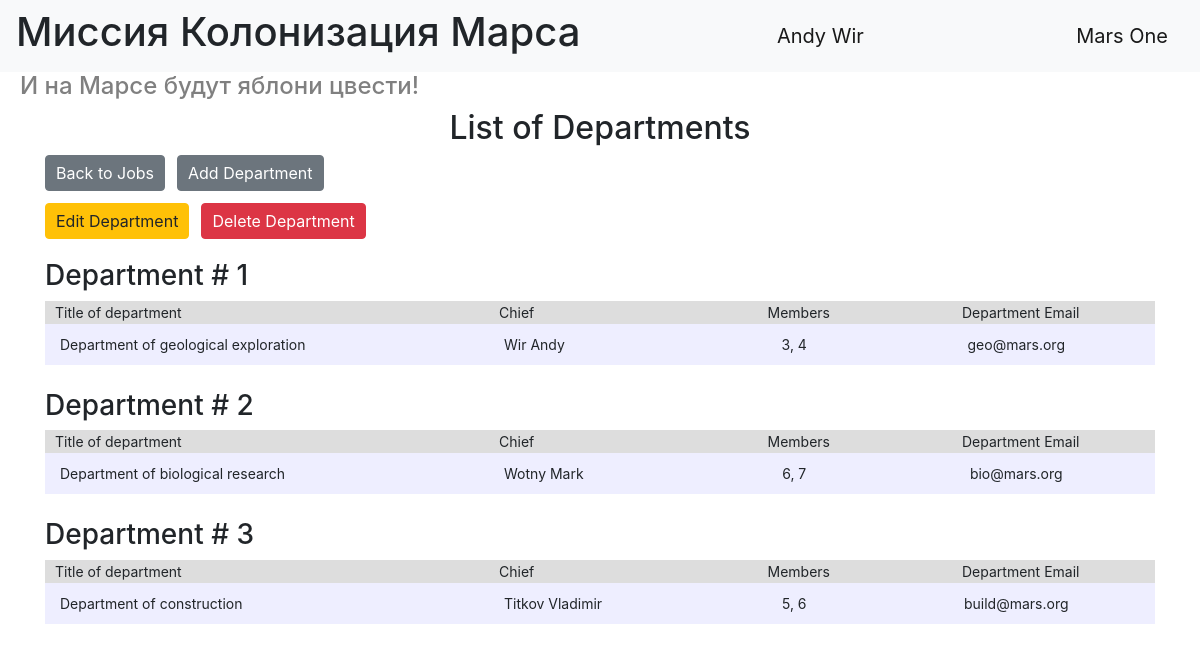
The page /departments (signed in) on the database its author committed.
### data/users.py (models this page shows, shortened)
class User(SqlAlchemyBase, UserMixin):
    __tablename__ = 'users'
    id = sqlalchemy.Column(sqlalchemy.Integer,
                           primary_key=True, autoincrement=True)
    surname = sqlalchemy.Column(sqlalchemy.String, nullable=True)
    name = sqlalchemy.Column(sqlalchemy.String, nullable=True)
    age = sqlalchemy.Column(sqlalchemy.Integer, nullable=True)
    position = sqlalchemy.Column(sqlalchemy.String, nullable=True)
    speciality = sqlalchemy.Column(sqlalchemy.String, nullable=True)
    address = sqlalchemy.Column(sqlalchemy.String, nullable=True)
    email = sqlalchemy.Column(sqlalchemy.String,
                              index=True, unique=True, nullable=True)
    hashed_password = sqlalchemy.Column(sqlalchemy.String, nullable=True)
    modified_date = sqlalchemy.Column(sqlalchemy.DateTime,
                                      default=datetime.datetime.now)
    jobs = orm.relationship("Jobs", back_populates='user')
    departments = orm.relationship("Department", secondary='association', back_populates='users')

### data/departments.py (models this page shows)
class Department(SqlAlchemyBase):
    __tablename__ = 'department'
    id = sqlalchemy.Column(sqlalchemy.Integer,
                           primary_key=True, autoincrement=True)
    title = sqlalchemy.Column(sqlalchemy.String, nullable=True, unique=True)
    chief = sqlalchemy.Column(sqlalchemy.Integer, sqlalchemy.ForeignKey("users.id"), nullable=True)
    members = sqlalchemy.Column(sqlalchemy.String, nullable=True)
    email = sqlalchemy.Column(sqlalchemy.String,
                              index=True, unique=True, nullable=True)
    users = orm.relationship("User",
                             secondary=association_table,
                             back_populates="departments")
    chief_user = orm.relationship("User", foreign_keys=[chief])

### main.py (the view)
@app.route("/departments")
def departments():
    deps = db_sess.query(Department).order_by(Department.id).all()
    numbered_deps = list(enumerate(deps, start=1))
    return render_template("departments.html", title='List of Departments', deps=numbered_deps)

### main.py (called while the page is built)
@login_manager.user_loader
def load_user(user_id):
    return db_sess.query(User).get(user_id)

### templates/departments.html (shortened to what this page needs)
{% extends "base.html" %}
{% block content %}
<h2 style="text-align: center">List of Departments</h2>
<div style="margin-bottom: 20px;">
    {% if current_user.is_authenticated %}
    <div style="margin-bottom: 12px;">
        <div style="display: flex; gap: 12px;">
            <a href="/" class="btn btn-secondary" style="padding: 5px 10px; display: inline-block;">Back to
                Jobs</a>
            <a href="adddepartment" class="btn btn-secondary" style="padding: 5px 10px; display: inline-block;">Add
                Department</a>
        </div>
    </div>
    {% endif %}
    {% for index, dep in deps %}
    {% if current_user.is_authenticated and (current_user.id == dep.chief or current_user.id == 1) %}
    <div style="margin-bottom: 12px;">
        <div style="display: flex; gap: 12px;">
            <a href="/editdepartment/{{ dep.id }}" class="btn btn-warning"
               style="padding: 5px 10px; display: inline-block;">Edit
                Department</a>
            <a href="/deletedepartment/{{ dep.id }}" class="btn btn-danger"
               style="padding: 5px 10px; display: inline-block;">Delete
                Department</a>
        </div>
    </div>
    {% endif %}
</div>
<div>
    <h3 style="text-align: left">Department # {{ index }}</h3>
    <table>
        <colgroup>
            <col style="width: 40%;">
            <col style="width: 20%;">
            <col style="width: 15%">
            <col style="width: 25%">
            <col style="width: 15%">
        </colgroup>
        <tr>
            <th style="text-align: left; ">Title of department</th>
            <th style="text-align: left">Chief</th>
            <th>Members</th>
            <th>Department Email</th>
        </tr>
        <tr>
            <td style="text-align: left">{{ dep.title }}</td>
            <td style="text-align: left">
                {% if dep.chief_user %}
                {{ dep.chief_user.surname }} {{ dep.chief_user.name }}
                {% else %}
                Не назначен
                {% endif %}
            </td>
            <td>{{ dep.members }}</td>
            <td>{{ dep.email }}</td>
        </tr>
    </table>
</div>
<br>
{% endfor %}
{% endblock %}

### templates/base.html (shortened to what this page needs)
<!DOCTYPE html>
<html lang="en">
<head>
    <link rel="stylesheet"
          href="https://stackpath.bootstrapcdn.com/bootstrap/4.4.1/css/bootstrap.min.css"
>
    <link rel="stylesheet" href="/static/css/style.css">
</head>
<body>
<header>
    <nav class="navbar navbar-light bg-light">
        <h1>Миссия Колонизация Марса</h1>
        {% if current_user.is_authenticated %}
        <a class="navbar-brand" href="/logout">{{ current_user.name }} {{ current_user.surname }}</a>
        {% else %}
        <p>
            <a class="btn btn-primary " href="/register">Register</a>
            <a class="btn btn-success" href="/login">Login</a>
        </p>
        {% endif %}
        <a class="navbar-brand">Mars One</a>
    </nav>
    <h4>И на Марсе будут яблони цвести!</h4>
</header>
<main role="main" class="container">
    {% block content %}{% endblock %}
</main>
</body>
</html>

### static/css/style.css (style rules this page uses)
h4 { color: gray; padding-left: 20px; }

### templates/departments.html (style rules this page uses)
th { background-color: #dddddd; padding-left: 10px; height: min-content; }
td { background-color: #eeeeff; padding: 10px 15px; }
table { width: 100%; font-size: 14px; }
th, td { font-weight: normal; text-align: center; }

### rows shown on the page
User: name "Andy", surname "Wir"
Department: id "1", title "Department of geological exploration", chief_user.surname "Wir", chief_user.name "Andy", members "3, 4", email "geo@mars.org"
Department: id "2", title "Department of biological research", chief_user.surname "Wotny", chief_user.name "Mark", members "6, 7", email "bio@mars.org"
Department: id "3", title "Department of construction", chief_user.surname "Titkov", chief_user.name "Vladimir", members "5, 6", email "build@mars.org"
